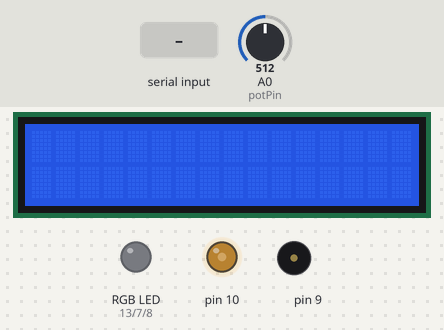
Simulated run of this sketch. Board: Arduino Uno, built with avr-gcc and run on an emulated ATmega328P. Shown: 16×2 character LCD, an RGB LED mixed from three pins (HIGH = lit), output pins drawn as LEDs (lit = HIGH), buzzer (waves = sounding). The test bench sets the inputs (shaded band); at power-on: A0 (potPin) = 512. What the sketch prints to the serial monitor is not drawn.

Above: at 1.2 s.
1.3 s: byte 54 (54) received over Serial
At 1.8 s:
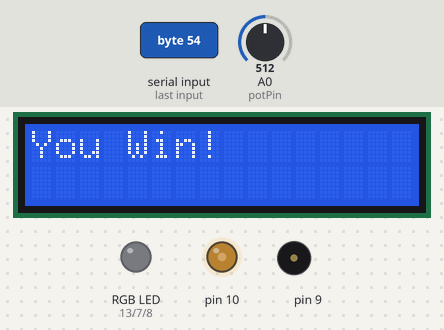
2.8 s: byte 55 (55) received over Serial
At 4.0 s:
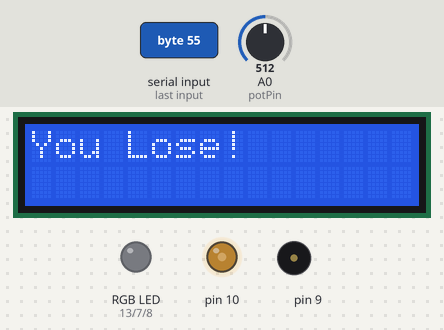
4.3 s: "R" received over Serial
At 5.2 s:
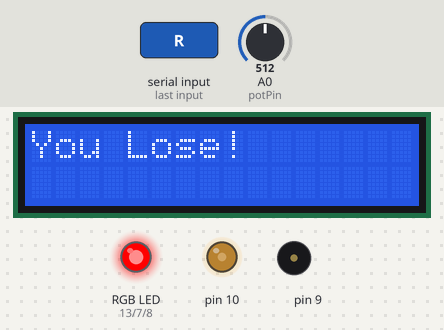
5.8 s: byte 84 (84) received over Serial
At 6.4 s:
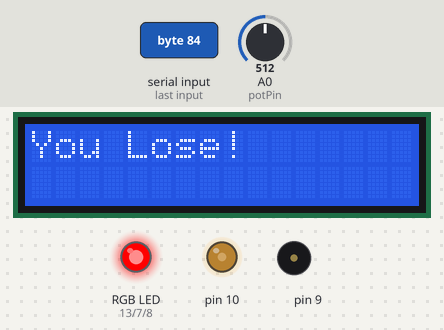
7.4 s: byte 51 (51) received over Serial
At 7.7 s:
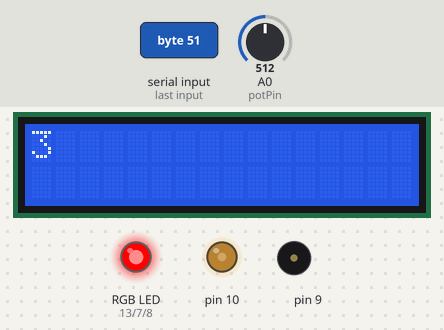
8.9 s: "G" received over Serial
At 9.9 s:
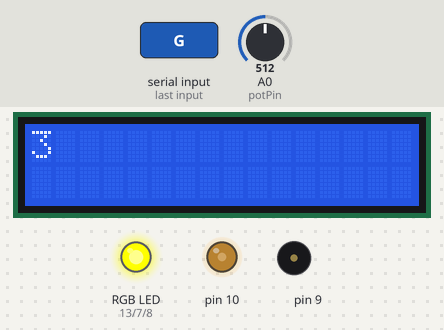
Timing chart, 0 to 11.4 s (numbered marks = the images above; inputs shaded):
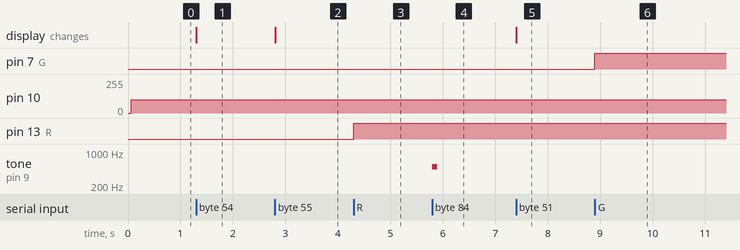

Measured:
- after the input at 1.3 s, the display: changes at once (image 1)
- after the input at 2.8 s, the display: changes at once (image 2)
- after the input at 4.3 s, pin 13 (R): LOW → HIGH at once
- after the input at 5.8 s, tone on pin 9: silent → 500 Hz at once, → silent 0.10 s later
- after the input at 7.4 s, the display: changes at once (image 5)
- after the input at 8.9 s, pin 7 (G): LOW → HIGH at once

The sketch:

Communcations.ino
```cpp
/*

Final Project
Aleksandar Stevcic
Andrew Thompson

December 2016


Circuit:

  RGB -> R on pin 13
  RGB -> G on pin 7
  RGB -> B on pin 8
  LCD -> on pins 12,11,5,4,3,2
  Buzzer -> pin 9
  potentiometer -> on analog pin A0
  LCD (brightness control) -> on pin 10


Description/Behavior:

Pong, ball speeds up on how many times it's collided with something.
Paddles controlled with arduino serial communication, using a potentiometer.
Score points until one reaches 6 points.
Once 6 points reached, buzzer rhythm played and LED pattern, LCD saying you won, then clears everything and closes program.

KNOWN ERRORS:

-The ball can get stuck between the backside of the paddle ('incomplete' coding on collision, as it only is coded to hit one side of the paddle.)
which makes it accelerate to ludicrous speeds.

*/

//code formatting done by Aleksandar (to look a bit prettier)

//Include library which controls the liquid crystal display
#include <LiquidCrystal.h>

//Define an LCD object, defining all used pins
LiquidCrystal lcd(12,11,5,4,3,2);

//define all other pins that are used (except for the buzzer)
int R = 13;
int G = 7;
int B = 8;
int curr, prev;
int temp, value;
const int potPin = A0;
int potValue;


//setup
void setup() {

  //running at 115200 baud, seemingly faster communication
  Serial.begin(115200);

  //define the LCD's columns and rows used
  lcd.begin(16,2);

  //define RGB pins
  pinMode(13, OUTPUT);
  pinMode(7, OUTPUT);
  pinMode(8, OUTPUT);

  //Serial.println("Final Project");
}

//* Concept/research by Aleksandar, applications (such as which letters and how many) by Andrew

//main code
void loop() {

  //output a consistent brightness with the LCD (has a 'waterfall' effect, speculating that it's because PWM)
  analogWrite(10, 100);

  //gather current time of program
  curr = millis();

  //read the value of the potentiometer, then write it to the serial port if 75 milliseconds have passed (this way processing can read it without overloading)
  potValue = map(analogRead(potPin), 0, 1023, 0, 255);

  if(curr - prev > 75){
   Serial.write(potValue);
   prev = curr;
  }


  //if the serial port is available
  if(Serial.available() > 0){
    //value will be read as a DECIMAL value rather than normal character.
    //
    //DECIMAL
    //
    value = Serial.read();

    if(value == 82) //capital R (red LED) on
      digitalWrite(R,HIGH);

    if(value == 114) //lowercase r (red LED) off
      digitalWrite(R,LOW);

    if(value == 71) //capital G (green LED) on
      digitalWrite(G,HIGH);

    if(value == 103) //lowercase g (green LED) off
      digitalWrite(G,LOW);

    if(value == 66) //capital B (blue LED) on
      digitalWrite(B,HIGH);

    if(value == 98) //lowercase b (blue LED) off
      digitalWrite(B,LOW);

    if(value == 84) //capital T (buzz tone for wall collision)
      tone(9, 500, 100);

    if(value == 48){ // 0 , outputs number "0"
      lcd.clear();
      lcd.write("0");
    }

    if(value == 49){ // 1 , outputs number "1"
      lcd.clear();
      lcd.write("1");
    }

    if(value == 50){ // 2 , outputs number "2"
      lcd.clear();
      lcd.write("2");
    }

    if(value == 51){ // 3 , outputs number "3"
      lcd.clear();
      lcd.write("3");
    }

    if(value == 52){ // 4 , outputs number "4"
      lcd.clear();
      lcd.write("4");
    }

    if(value == 53){ // 5 , outputs number "5"
      lcd.clear();
      lcd.write("5");
    }

    if(value == 54){ //6 , outputs "You Win!"
      lcd.clear();
      lcd.write("You Win!");
    }

    if(value == 55){ //7 , outputs "You Lose!"
      lcd.clear();
      lcd.write("You Lose!");
    }

    if(value == 87) //capital W (plays winning tone)
      tone(9,800);

    if(value == 119) //lowercase w (turns off winning tone)
      tone(9,800,1);

    if(value == 33){ // ! exclamation point , turns everything to off
      lcd.clear();
      digitalWrite(R,LOW);
      digitalWrite(G,LOW);
      digitalWrite(B,LOW);
    }


     //constantly reads while serial is on
     while(Serial.available() > 0)
       Serial.read();

  }
}
```
